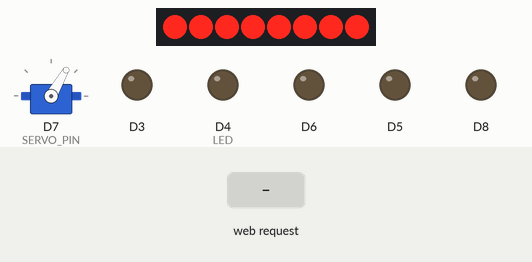
A sketch run on a simulated ESP8266 (NodeMCU). Parts: servo, 8 port-expander outputs drawn as a row of LEDs (first output left, lit = HIGH), output pins drawn as LEDs (lit = HIGH). Wiring (inferred from the names in the program): PCF8574 port expander at I2C address 0x20. The test bench sets the inputs (shaded band). WiFi joins after 1.5 s; servers stay silent unless stated; what the sketch prints to the serial monitor is not drawn.

Above: at 2.7 s.
2.8 s: HTTP request GET /DISCONNECT received
At 3.6 s:
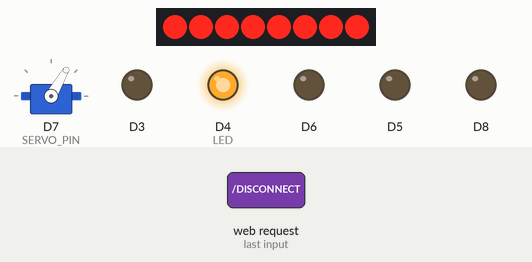
At 4.8 s:
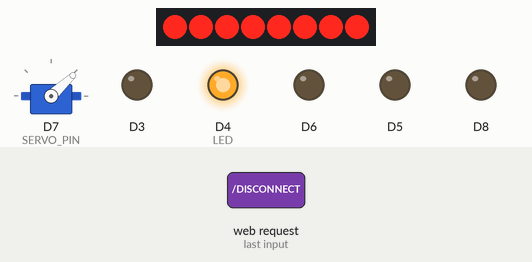
Timing chart, 0 to 6.3 s (numbered marks = the images above; inputs shaded):
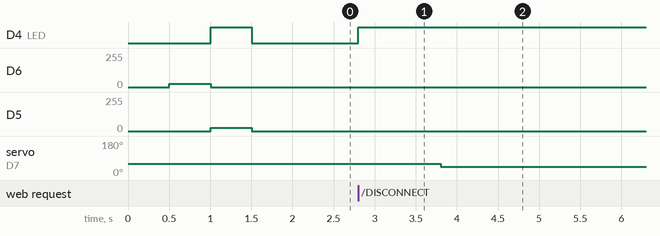

The sketch:

WiFi_car_server.ino
```cpp
#include <Servo.h>
#include <ESP8266WiFi.h>
#include <Wire.h>
#include "mytype.h"
#include "functions.h"
#include "light.h"
#include "engine.h"
#include "driver.h"
#include "stopLight.h"
#include "PCF8574.h"

int kat;
int counter = 0;
int speed_  = 0;
String speed_s;
String kat_s;
constexpr int port = 8833;

const int  servoLeft = 0;
const int  servoRight = 86;
//int stopLedTimer     = STOP_LED_TIMER;

PCF8574 mainPCF8574(i2c_SDA, i2c_SCL, 0x20);

Engine mainMotor(&mainPCF8574);
Driver mainDriver(&mainMotor);
Engine externalMotor(&mainPCF8574);
Driver externalDriver(&externalMotor);
Light lightFront(FRONT_LED);
Light lightBack (BACK_LED);
StopLight mainStopLight(&lightBack, STOP_LED_TIMER);
// Create an instance of the server
// specify the port to listen on as an argument
WiFiServer server(port);
WiFiClient client;
Servo servomotor;

void setup() {
  Serial.begin(74880);
  while (!Serial) {
  }
  servomotor.attach(SERVO_PIN);
  servomotor.write(60);
  mainMotor.init(PWMa, IN1, IN2);
  externalMotor.init(EXTERNAL_PWM, EXTERNAL_IN1, EXTERNAL_IN2);
  lightBack.turnOFF();
  lightFront.turnOFF();

  digitalWrite(LED, 0);
  //analogWriteFreq(20);
  // Connect to WiFi network
  setupWiFi();

  OTA_update_setup();

  Serial.println("");
  Serial.println("WiFi connected");

  // Start the server
  server.begin();
  Serial.println("Server started");
}

void wait_for_client() {
  digitalWrite(LED, 0);
  while (1) {
    if (counter == 0) {
      OTA_handle();
    }
    ++counter;
    if (counter == 90000) {
      counter = 0;
    }
    // Check if a client has connected
    client = server.available();
    if (!client) {
      // Serial.print(".");
    }
    else
    {
      break;
    }
  }

}  // end wait_for_clietn

void working() {
  digitalWrite(LED, 1);
  counter = 0;
  String req;
  String s;
  int externalSpeed_            = 0;
  String externalSpeed_s;
  while (1) {
    // Serial.println("wait");
    while (!client.available()) {
      ++counter;
      // Serial.println("czekam");
      // Serial.println(counter,DEC);
      mainMotor.hard_stop();
      externalMotor.hard_stop();
    }

    // Read the first line of the request
    req = client.readStringUntil('#');

    client.flush();
    //Serial.println("odebralem: " + req);
    if (req == "DISCONNECT") {
      Serial.println("disconnect");
      break;
    }

    if (req == "SLEEP") {
      ESP.deepSleep(10000000);
    }
    //////////////////////////////////// steering wheel ////////////////////////////////
    kat_s = req.substring(10, 14);
    //Serial.print("kat str: ");
    //Serial.println(kat_s);
    kat = kat_s.toInt();
    kat = map(kat, -100, 100, servoLeft, servoRight);
    servomotor.write(kat);

    /////////////////////////////////////// low beam /////////////////////////////////
    if (1 == req.substring(20, 21).toInt()) {

      lightFront.turnON();
      lightBack.turnON();
    }
    else {
      lightFront.turnOFF();
      lightBack.turnOFF();
    }
    ///////////////////////////////////////// high beam ///////////////////////////////
    if (1 == req.substring(22, 23).toInt()) {
      lightFront.maximal();
    }
    else {
      lightFront.maximalEnd();
    }
    ////////////////////////////////////////  motor /////////////////////////////////
    speed_s = req.substring(5, 9);
    speed_ = speed_s.toInt();
    mainDriver.runMotor(speed_);
    mainStopLight.handle(speed_);

    //////////////////////////////////////// trailer mechanism  /////////////////////////////////
    if (1 == req.substring(24, 25).toInt()) {
      externalSpeed_s = req.substring(15, 19);
      externalSpeed_ = externalSpeed_s.toInt();
      externalDriver.runMotor(externalSpeed_);
    }
    s = String(externalSpeed_, DEC) + " volt " + analogRead(A0) ;

   /////////////////////////////////////// Send the response to the client  /////////////////////
    client.print(s);
    delay(1);
  }
}  // end working
//////////////////////////////////////////// main() /////////////////////////////////////////////
void loop() {
  wait_for_client();
  // Wait until the client sends some data
  working();
  mainMotor.hard_stop();
  externalMotor.hard_stop();
  lightFront.turnOFF();
  lightBack.turnOFF();
}
```

PCF8574.cpp
```cpp
#include "PCF8574.h"

PCF8574::PCF8574(byte scl, byte sda) {
  Wire.begin(scl, sda);
  clearAll();
}
PCF8574::PCF8574(byte scl, byte sda, byte addr): m_addr(addr)
{
  Wire.begin(scl, sda);
  clearAll();
}

void PCF8574::clearAll() {
  Wire.beginTransmission(m_addr);
  Wire.write(m_data);
  Wire.endTransmission();
}
void PCF8574::digitalWrite(byte pin, byte state) {
  if (state == HIGH)
    m_data |= 1 << pin;
  else
    m_data &= ~(1 << pin);

  Wire.beginTransmission(m_addr);
  Wire.write(m_data);
  Wire.endTransmission();
}
```

PCF8574.h
```cpp
#ifndef  PCF8574_H
#define  PCF8574_H
#include <Arduino.h>
#include <Wire.h>
class  PCF8574 {
    byte m_addr = 0x20;
    byte m_data = 0x00;
  public:
    PCF8574(byte scl, byte sda);
    PCF8574(byte scl, byte sda, byte addr);
    void digitalWrite(byte pin, byte state);
    void clearAll();
};
#endif
```

engine.cpp
```cpp
#include "engine.h"

Engine::Engine(PCF8574 *pcf) {
  pcf8574 = pcf;
}
void Engine::init(int pwm, int BN1, int BN2) {
  this->pwm = pwm;
  this->BN1 = BN1;
  this->BN2 = BN2;
  pinMode(pwm, OUTPUT);
  analogWrite(pwm, 0);
  pcf8574->digitalWrite(BN1, LOW);
  pcf8574->digitalWrite(BN2, LOW);
}

void Engine::go_back(int power) {
  pcf8574->digitalWrite(BN1, HIGH );
  pcf8574->digitalWrite(BN2, LOW);
  analogWrite (pwm, power);
}

void Engine::go_forward(int power) {
  pcf8574->digitalWrite(BN1, LOW);
  pcf8574->digitalWrite(BN2, HIGH );
  analogWrite (pwm, power);
}
void Engine::hard_stop () {
  analogWrite (pwm, 0);
  pcf8574->digitalWrite(BN2, LOW);
  pcf8574->digitalWrite(BN1, LOW);
}
```

engine.h
```cpp
#ifndef ENGINE_H
#define ENGINE_H
#include <Arduino.h>
#include "PCF8574.h"

class Engine {
    int pwm;
    int BN1;
    int BN2;
    PCF8574 *pcf8574;
    public:
    Engine(PCF8574 *pcf);
    void init(int pwm, int BN1, int BN2);
    void go_forward(int power);
    void go_back   (int power);
    void hard_stop();
};
#endif
```

functions.cpp
```cpp
#include "functions.h"

void setupWiFi() {
  pinMode(LED, OUTPUT);
  Serial.println();
  Serial.println();
  Light lightFront(FRONT_LED);
  Light lightBack  (BACK_LED);
  bool ledState = true;
  const int networkNumber = 1;
  Wifi_data data[networkNumber];
  data[0].ssid      = "cyniu";
  data[0].password  = "123456789";
  WiFi.mode(WIFI_STA);

  for (int i = 0 ; i < networkNumber; ++i) {
    Serial.print("\nconnecting to: ");
    Serial.println(data[i].ssid);
    WiFi.begin(data[i].ssid.c_str(), data[i].password.c_str());
    int counter = 0;
    while (WiFi.status() != WL_CONNECTED) {
      delay(500);
      Serial.print(".");
      ledState = !ledState;
      digitalWrite(LED, ledState);
      if (ledState)
      {
        lightFront.turnON();
        lightBack.turnOFF();
      }
      else {
        lightBack.turnON();
        lightFront.turnOFF();
      }
      if (++counter > 20) {
        break;
      }
    }
    if (WiFi.status() == WL_CONNECTED) {
      lightFront.turnOFF();
      lightBack.turnOFF();
      return;
    }
  }
  Serial.println("not connected so restart :(");
  ESP.restart();
}

void OTA_update_setup() {
  ArduinoOTA.setHostname("esp8266-wifi-car");
  ArduinoOTA.setPassword((const char *)"123");

  ArduinoOTA.onStart([]() {
    Serial.println("Start");
  });
  ArduinoOTA.onEnd([]() {
    Serial.println("\nEnd");
  });
  ArduinoOTA.onProgress([](unsigned int progress, unsigned int total) {
    Serial.printf("Progress: %u%%\r", (progress / (total / 100)));
  });
  ArduinoOTA.onError([](ota_error_t error) {
    Serial.printf("Error[%u]: ", error);
    if (error == OTA_AUTH_ERROR) Serial.println("Auth Failed");
    else if (error == OTA_BEGIN_ERROR) Serial.println("Begin Failed");
    else if (error == OTA_CONNECT_ERROR) Serial.println("Connect Failed");
    else if (error == OTA_RECEIVE_ERROR) Serial.println("Receive Failed");
    else if (error == OTA_END_ERROR) Serial.println("End Failed");
  });
  ArduinoOTA.begin();
  // Print the IP address
  Serial.println(WiFi.localIP());

  Serial.println("Ready");
  Serial.print("IP address: ");
  Serial.println(WiFi.localIP());
}

void OTA_handle() {
  ArduinoOTA.handle();
}
```

functions.h
```cpp
#ifndef FUNCTIONS_H
#define FUNCTIONS_H
#include <ESP8266WiFi.h>
#include <ESP8266mDNS.h>
#include <WiFiUdp.h>
#include <ArduinoOTA.h>
#include "mytype.h"

void setupWiFi();
void OTA_update_setup();
void OTA_handle();

#endif
```

light.cpp
```cpp
#include "light.h"


Light::Light(int _ledPIN)
    : ledPIN(_ledPIN)
{
    pinMode(ledPIN, OUTPUT);
    digitalWrite(ledPIN, LOW);
}

void Light::turnON()
{
    if (lightStatus == OFF  && lightExtraStatus == OFF){
      analogWrite(ledPIN, halfPower);
      lightStatus = ON;
    }
}
void Light::turnOFF(){
   if (lightExtraStatus == OFF ){
      if (lightStatus == ON){

        analogWrite(ledPIN, 0);
        lightStatus = OFF;
      }

   }
}
void Light::maximal()
{      if (lightExtraStatus == OFF) {
        analogWrite(ledPIN, 1023);
        lightExtraStatus = ON;
      }
}
void Light::maximalEnd()
{
   if (lightStatus == ON && lightExtraStatus == ON){
     analogWrite(ledPIN, halfPower);
     lightExtraStatus = OFF;
   }
   else if (lightStatus == OFF && lightExtraStatus == ON){
      analogWrite(ledPIN, 0);
     lightExtraStatus = OFF;
   }
}
```

light.h
```cpp
#ifndef LIGHT_H
#define LIGHT_H
#include <Arduino.h>

enum State {ON, OFF};

class  Light {
  int ledPIN;
  State lightStatus      = OFF;
  State lightExtraStatus = OFF;
  int halfPower = 100;
  public:
  Light(int _ledPIN);
  void turnON();
  void turnOFF();
  void maximal();
  void maximalEnd();

};


#endif
```

mytype.h
```cpp
#ifndef MYTYPE_H
#define MYTYPE_H
#include <Arduino.h>
#include "Engine.h"
#include "Light.h"

#define P0 0
#define P1 1
#define P2 2
#define P3 3
#define P4 4
#define P5 5
#define P6 6
#define P7 7

#define LED         D4
#define FRONT_LED   D5
#define BACK_LED    D6
#define SERVO_PIN   D7      // GPIO 13

#define IN1         P7      // GPIO 5   2 silnik P4 /P5   1 P7
#define IN2         P6      // GPIO 4                       P6
#define PWMa        D8      // GPIO 0    2 silnik  D3      1 D8

#define EXTERNAL_IN1 P4
#define EXTERNAL_IN2 P5
#define EXTERNAL_PWM D3

#define i2c_SCL     D1      //PINES esp826612e D1-->SCL, D2-->SDA
#define i2c_SDA     D2

#define STOP_LED_TIMER  60

struct Wifi_data {
  String ssid;
  String password;
};
#endif
```

stopLight.cpp
```cpp
#include "stopLight.h"

StopLight::StopLight(Light *backL, int stopLedTimer){
  this -> lightBack = backL;
  this -> stopLedTimerBase = stopLedTimer;
}

void StopLight::handle(int speed_){
   if (speed_ < 0) {
      speed_ = speed_ * -1;
   }
   if (speed_ < lastSpeed)
      {
        lightBack -> maximal();
      }
      else if (speed_ > lastSpeed) {
        lightBack -> maximalEnd();
      }
      else if (speed_ == lastSpeed){
        if ( stopLedTimer == 0 ){
          lightBack -> maximalEnd();
          stopLedTimer = stopLedTimerBase;
        }
        else{
          --stopLedTimer;
        }
      }
      lastSpeed = speed_;
/// light ///////////////
}
```

stopLight.h
```cpp
#ifndef STOP_LIGHT_H
#define STOP_LIGHT_H
#include "light.h"

class StopLight{
  Light  *lightBack;
  int stopLedTimer;
  int stopLedTimerBase;
  int lastSpeed         = 0;
  public:
  StopLight(Light *backL,int stopLedTimer );
  void handle(int speed_);
};
#endif
```

driver.cpp
```cpp
#include "driver.h"

Driver::Driver(Engine * e) {
  this -> engine = e;
}

void Driver::runMotor(int speed_) {
  if (speed_ < 0) {
    if (mainSTATE != High){
      engine->hard_stop();
      mainSTATE = High;
    }
    engine->go_forward(  map(speed_, -100, 0,PWMRANGE  , 0));
  }
  else if (speed_ == 0) {
    if (mainSTATE != Zero){
      mainSTATE = Zero;
    }
    engine->hard_stop();
  }
  else {
    if (mainSTATE != Low) {
      engine->hard_stop();
      mainSTATE= Low;
    }
    engine->go_back( map(speed_, 0, 100, 0, PWMRANGE));
  }
}
```

driver.h
```cpp
#ifndef DRIVER_H
#define DRIVER_H

#include "engine.h"
#include "mytype.h"

 enum direction_STATE {
  High = 0,
  Zero = 1,
  Low  = 2,
 };
class Driver
{
  direction_STATE mainSTATE = Zero;
  Engine *engine;

  public:
  Driver(Engine * e);
  void runMotor(int speed_);
};
#endif
```

Measured:
- after the input at 2.8 s, D4 (LED): LOW → HIGH at once; servo on D7 (SERVO_PIN): 60° → 43° after 1.0 s
